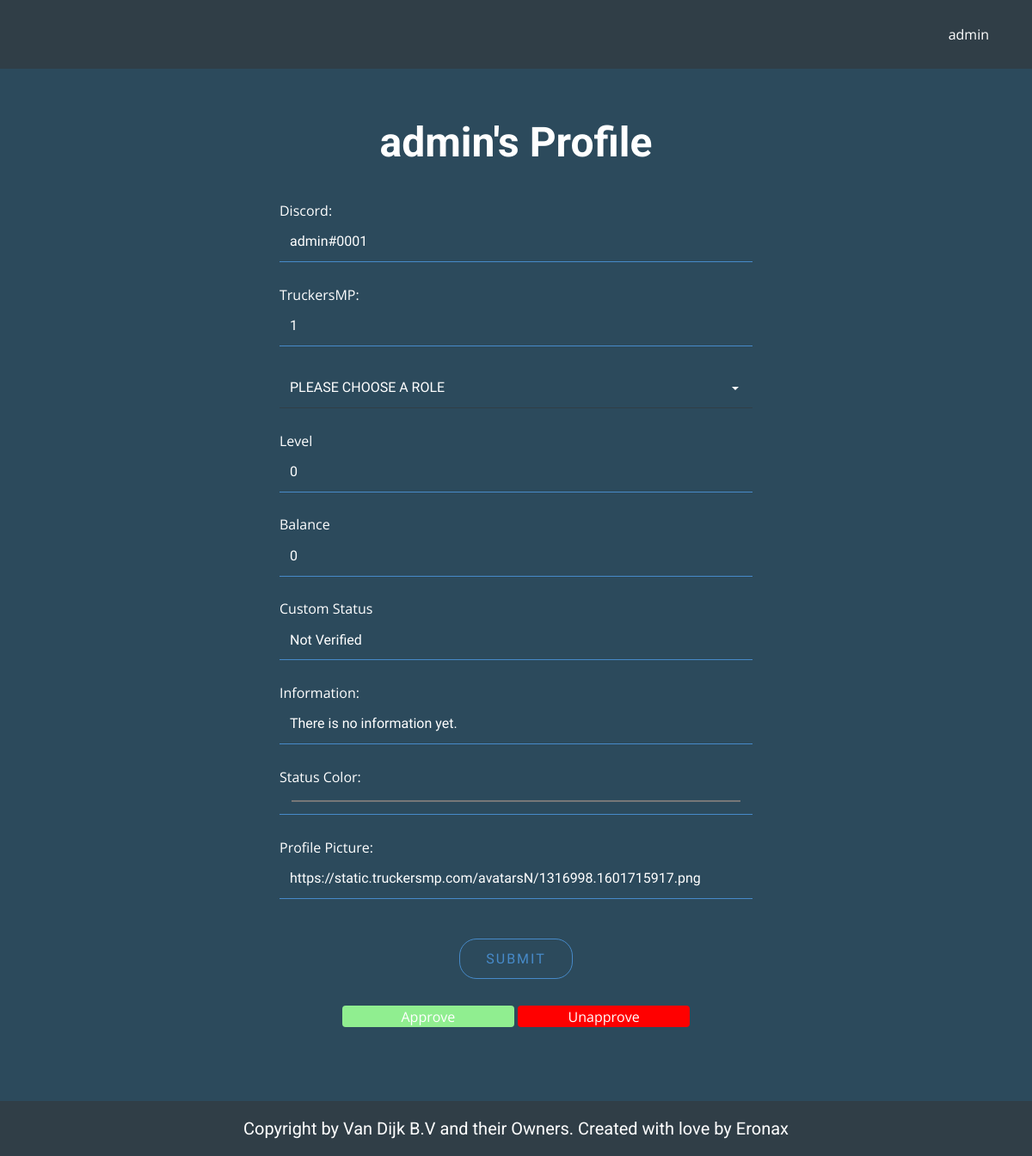
The app's page /staff_edit.php (signed in) with its own data.
### tables this page shows
CREATE TABLE IF NOT EXISTS `users` (
  `id` int(11) NOT NULL AUTO_INCREMENT,
  `username` varchar(50) NOT NULL,
  `password` varchar(50) NOT NULL,
  `role_id` int(11) NOT NULL DEFAULT 22,
  `status` varchar(50) NOT NULL DEFAULT 'Not Verified',
  `discord` varchar(50) NOT NULL,
  `truckersmp` int(50) NOT NULL,
  `user_pb` text NOT NULL DEFAULT 'https://moonvillageassociation.org/wp-content/uploads/2018/06/default-profile-picture1.jpg',
  `information_color` varchar(50) NOT NULL DEFAULT '#fffff',
  `information` text NOT NULL DEFAULT 'There is no information yet.',
  `last_online` timestamp NOT NULL DEFAULT current_timestamp(),
  `role_update` timestamp NOT NULL DEFAULT current_timestamp(),
  `updated_at` timestamp NOT NULL DEFAULT current_timestamp(),
  `created_at` timestamp NOT NULL DEFAULT current_timestamp(),
  PRIMARY KEY (`id`),
  UNIQUE KEY `username` (`username`)
);

CREATE TABLE IF NOT EXISTS `levels` (
  `id` int(11) NOT NULL AUTO_INCREMENT,
  `username` varchar(50) NOT NULL,
  `level` int(11) NOT NULL DEFAULT 0,
  `timestamp` timestamp NOT NULL DEFAULT current_timestamp() ON UPDATE current_timestamp(),
  PRIMARY KEY (`id`)
);

CREATE TABLE IF NOT EXISTS `banks` (
  `id` int(11) NOT NULL AUTO_INCREMENT,
  `username` tinytext NOT NULL,
  `balance` int(11) NOT NULL DEFAULT 0,
  `updated_at` timestamp NOT NULL DEFAULT current_timestamp() ON UPDATE current_timestamp(),
  `created_at` timestamp NOT NULL DEFAULT current_timestamp(),
  PRIMARY KEY (`id`)
);

### public/staff_edit.php (called while the page is built, shortened)
<?php
include '../app/classes/information.php';
include '../app/database.php';
include '../app/config.php';
if (isset($_GET['id'])) {
    $current_id = $_GET['id'];
} else {
    $current_id = $_SESSION['id'];
}
$all_user_information = get_profile_information($con, $current_id);
$loggeduser = $_SESSION['name'];
$get_user_perms_edit = check_user_perms_edit($con, $loggeduser);
require '../views/staff_edit.view.php';

### app/database.php (called while the page is built, shortened)
<?php
function get_profile_information($con, $current_id)
{
    $query = "SELECT users.id, users.last_online, users.password, users.role_id AS 'roleid', users.username, users.status, tokens.token, users.discord, users.truckersmp, users.user_pb, users.information_color, users.information, users.created_at, roles.id AS 'role_id', roles.name AS 'role_name', roles.color AS 'role_color', levels.level, banks.balance, roles.perms AS 'perms'
    FROM users
    JOIN roles ON users.role_id=roles.id
    JOIN levels ON users.id=levels.id
    JOIN banks ON users.id=banks.id
    JOIN tokens on tokens.used_by=users.username
    WHERE users.id='$current_id'";
    $result = $con->query($query);
    $get_profile_information = $result->fetch_assoc();
    return $get_profile_information;
}
function check_user_perms_edit($con, $loggeduser)
{
    $query = "SELECT roles.perms
    FROM users
    JOIN roles ON users.role_id=roles.id
    WHERE users.username='$loggeduser'";
    $result = $con->query($query);
    $get_user_perms_edit = $result->fetch_assoc();
    return $get_user_perms_edit;
}

### views/staff_edit.view.php (the view, shortened to what this page needs)
<!DOCTYPE html>
<html style="font-size: 16px;">
<head>
  <link rel="stylesheet" href="../views/css/nicepage_add.css" media="screen">
  <link rel="stylesheet" href="../views/css/add.css" media="screen">
  <link rel="stylesheet" href="../views/css/button.css" media="screen">
</head>
<body class="u-body">
  <section class="u-align-center u-clearfix u-custom-color-2 u-section-1" id="sec-58b6">
    <div class="u-clearfix u-sheet u-sheet-1">
      <h1 class="u-text u-text-1"><?php echo $all_user_information['username'] ?>'s Profile</h1>
      <div class="u-form u-form-1">
        <form action="../app/classes/staff_edit.php?id=<?php echo $all_user_information['id'] ?>" method="POST" class="u-clearfix u-form-spacing-20 u-inner-form" style="padding: 10px" source="custom" name="form">
          <div class="u-form-group u-form-name">
            <label for="name-3b9a" class="u-label">Discord:</label>
            <input type="text" value="<?php echo $all_user_information['discord'] ?>" id="name-3b9a" name="discord" class="u-border-1 u-border-no-left u-border-no-right u-border-no-top u-border-palette-1-base u-custom-font u-font-raleway u-input u-input-rectangle u-input-1" required="">
          </div>
          <br>
          <div class="u-form-group u-form-name">
            <label for="name-3b9a" class="u-label">TruckersMP:</label>
            <input type="text" value="<?php echo $all_user_information['truckersmp'] ?>" id="name-3b9a" name="truckersmp" class="u-border-1 u-border-no-left u-border-no-right u-border-no-top u-border-palette-1-base u-custom-font u-font-raleway u-input u-input-rectangle u-input-1" required="">
          </div>
          <br>
          <div class="u-form-group u-form-select u-form-group-2">
            <div class="u-form-select-wrapper">
              <select style="background-color: #2C4A5C;" id="select-ce55" name="role_id" class="u-border-1 u-border-custom-color-1 u-border-no-left u-border-no-right u-border-no-top u-custom-font u-font-raleway u-input u-input-rectangle u-input-2" required>
              <option value="">Please choose a Role</option>
              </select>
            </div>
          </div>
          <br>
          <div class="u-form-group u-form-group-3">
            <label for="text-8b2a" class="u-label">Level</label>
            <input type="text" value="<?php echo $all_user_information['level'] ?>" id="text-8b2a" name="level" class="u-border-1 u-border-no-left u-border-no-right u-border-no-top u-border-palette-1-base u-custom-font u-font-raleway u-input u-input-rectangle u-input-1" required="">
          </div>
          <br>
          <div class="u-form-group u-form-group-3">
            <label for="text-8b2a" class="u-label">Balance</label>
            <input type="text" value="<?php echo $all_user_information['balance'] ?>" id="text-8b2a" name="balance" class="u-border-1 u-border-no-left u-border-no-right u-border-no-top u-border-palette-1-base u-custom-font u-font-raleway u-input u-input-rectangle u-input-1" required="" <?php if ($get_user_perms_edit['perms'] < 89) { ?> disabled <?php } ?>>
          </div>
          <br>
          <div class="u-form-group u-form-group-3">
            <label for="text-8b2a" class="u-label">Custom Status</label>
            <input type="text" value="<?php echo $all_user_information['status'] ?>" id="text-8b2a" name="status" class="u-border-1 u-border-no-left u-border-no-right u-border-no-top u-border-palette-1-base u-custom-font u-font-raleway u-input u-input-rectangle u-input-1" required="" <?php if ($get_user_perms_edit['perms'] < 89) { ?> disabled <?php } ?>>
          </div>
          <br>
          <div class="u-form-email u-form-group">
            <label for="email-3b9a" class="u-label">Information:</label>
            <input type="text" value="<?php echo $all_user_information['information'] ?>" id="email-3b9a" name="information" class="u-border-1 u-border-no-left u-border-no-right u-border-no-top u-border-palette-1-base u-custom-font u-font-raleway u-input u-input-rectangle u-input-1" required="">
          </div>
          <br>
          <div class="u-form-group u-form-group-3">
            <label for="text-8b2a" class="u-label">Status Color:</label>
            <input type="color" value="<?php echo $all_user_information['information_color'] ?>" id="text-8b2a" name="information_color" class="u-border-1 u-border-no-left u-border-no-right u-border-no-top u-border-palette-1-base u-custom-font u-font-raleway u-input u-input-rectangle u-input-1" required="">
          </div>
          <br>
          <div class="u-form-group u-form-group-3">
            <label for="text-8b2a" class="u-label">Profile Picture:</label>
            <input type="text" value="<?php echo $all_user_information['user_pb'] ?>" id="text-8b2a" name="user_pb" class="u-border-1 u-border-no-left u-border-no-right u-border-no-top u-border-palette-1-base u-custom-font u-font-raleway u-input u-input-rectangle u-input-1" required="">
          </div>
          <br>
          <div class="u-align-center u-form-group u-form-submit">
            <a href="#" class="u-border-1 u-border-hover-palette-4-base u-border-palette-1-base u-btn u-btn-round u-btn-submit u-button-style u-custom-font u-font-raleway u-none u-radius-20 u-text-hover-palette-4-base u-btn-1">Submit</a>
          </div>
        </form>
        <?php if ($get_user_perms_edit['perms'] > 99) { ?>
          <button class="button_blue" style="vertical-align:middle; width: 200px; background-color: lightgreen;" data-href="../app/classes/approve.php?id=<?php echo $_GET['id'] ?>"><span>Approve</span></button>
          <button class="button_blue" style="vertical-align:middle; width: 200px; background-color: red;" data-href="../app/classes/unapprove.php?id=<?php echo $_GET['id'] ?>"><span>Unapprove</span></button>
        <?php } ?>
      </div>
      <br>
    </div>
  </section>
</body>
</html>

### views/css/add.css (style rules this page uses)
.u-section-1 { background-image: none; }
.u-section-1 .u-sheet-1 { min-height: 502px; }
.u-section-1 .u-text-1 { width: 550px; font-weight: 700; margin: 60px auto 0; }
.u-section-1 .u-form-1 { width: 570px; margin: 30px auto 60px; }
.u-section-1 .u-input-1 { text-transform: none; }
.u-section-1 .u-form-group-2 { margin-left: 0; }
.u-section-1 .u-input-2 { text-transform: uppercase; }
.u-section-1 .u-btn-1 { background-image: none; border-style: solid; text-transform: uppercase; letter-spacing: 2px; }

### views/css/button.css (style rules this page uses)
.button_blue { display: inline-block; border-radius: 4px; background-color: #4959a0; border: none; color: #FFFFFF; text-align: center; font-size: 16px; width: 100px; transition: all 0.5s; cursor: pointer; margin: 0px; height: 25px; }
.button_blue span { cursor: pointer; display: inline-block; position: relative; transition: 0.5s; }
.button_blue span:after { content: '\00bb'; position: absolute; opacity: 0; top: 0; right: -20px; transition: 0.5s; }

### records on screen
users: username "admin", discord "admin#0001", truckersmp "1", level "0", balance "0", status "Not Verified", information "There is no information yet.", information_color "#000000", user_pb "https://static.truckersmp.com/avatarsN/1316998.1601715917.png"

### other values on screen
$_SESSION["name"] "admin"
